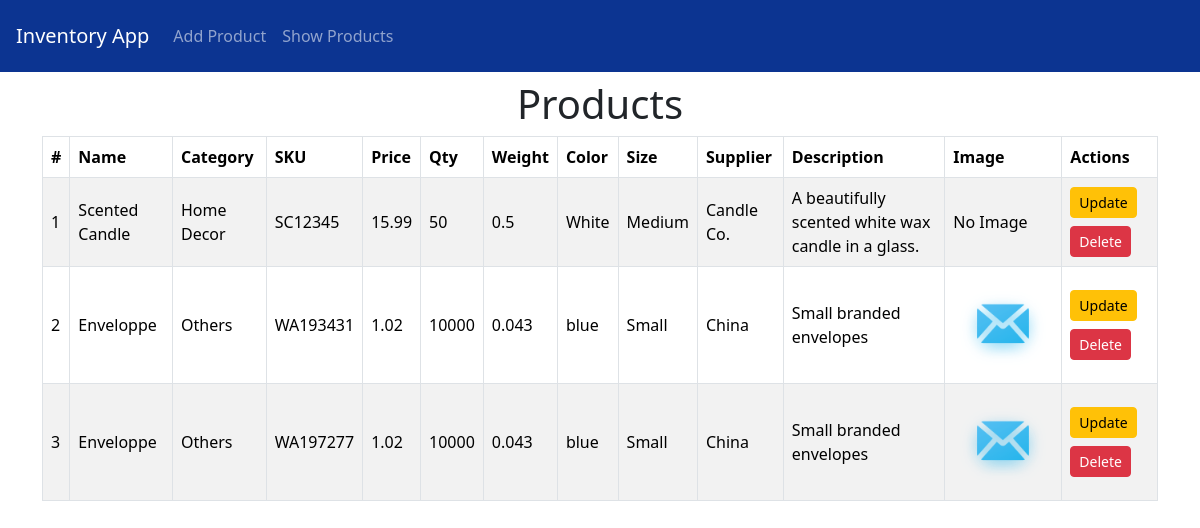
The page /list/ on the database as committed earlier.
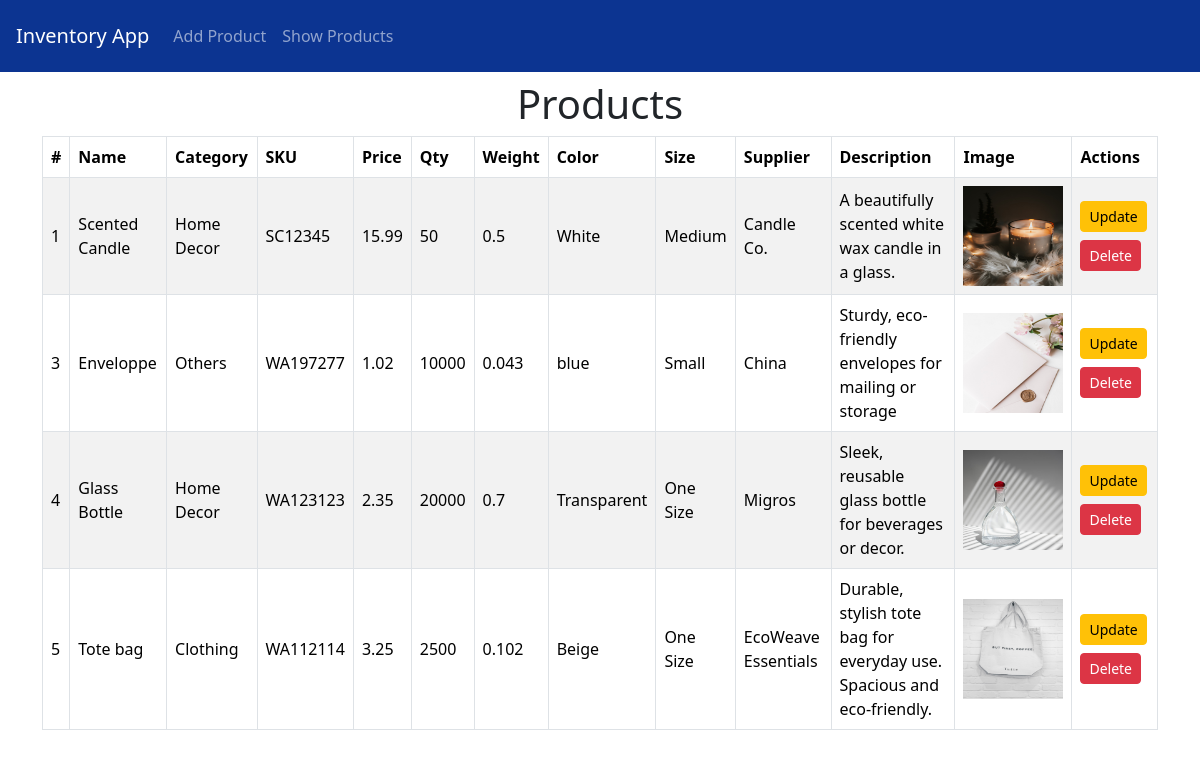
The same page on the database as committed later.
### InventoryApp/models.py (models this page shows, shortened)
class Product(models.Model):
    product_id = models.AutoField(primary_key=True)
    product_name = models.CharField(max_length=100)
    product_category = models.CharField(max_length=100)
    product_sku = models.CharField(max_length=50, unique=True)
    product_price = models.FloatField()
    product_quantity = models.IntegerField()
    product_weight = models.FloatField()
    product_color = models.CharField(max_length=100)
    product_size = models.CharField(max_length=50)
    product_supplier = models.CharField(max_length=300)
    product_description = models.TextField()
    product_image = models.ImageField(upload_to='product_images/')

### InventoryApp/views.py (the view)
# urls.py: path('list/', views.product_list_view, name='product_list'),
def product_list_view(request):
    products = Product.objects.all()
    return render(request, 'inventoryApp/product_list.html', {'products': products})

### InventoryApp/templates/InventoryApp/product_list.html (shortened to what this page needs)
{% extends "InventoryApp/layout.html" %}
{% block content %}
<h1 class="text-center">Products</h1>
<table class="table table-bordered table-striped">
    <thead class="thead-light">
        <tr>
            <th>#</th>
            <th>Name</th>
            <th>Category</th>
            <th>SKU</th>
            <th>Price</th>
            <th>Qty</th>
            <th>Weight</th>
            <th>Color</th>
            <th>Size</th>
            <th>Supplier</th>
            <th>Description</th>
            <th>Image</th>
            <th>Actions</th>
        </tr>
    </thead>
    <tbody>
        {% for product in products %}
        <tr>
            <td>{{ product.product_id }}</td>
            <td>{{ product.product_name }}</td>
            <td>{{ product.product_category }}</td>
            <td>{{ product.product_sku }}</td>
            <td>{{ product.product_price }}</td>
            <td>{{ product.product_quantity }}</td>
            <td>{{ product.product_weight }}</td>
            <td>{{ product.product_color }}</td>
            <td>{{ product.product_size }}</td>
            <td>{{ product.product_supplier }}</td>
            <td>{{ product.product_description }}</td>
            <td>
                {% if product.product_image %}
                <img src="{{ product.product_image.url }}" alt="Product Image" width="100" height="100">
                {% else %}
                No Image
                {% endif %}
            </td>
            <td>
                <a href="{% url 'product_update' product.product_id %}" class="btn btn-sm btn-warning mb-1">Update</a>
                <a href="{% url 'product_delete' product.product_id %}" class="btn btn-sm btn-danger mt-1">Delete</a>
            </td>
        </tr>
        {% endfor %}
</table>
{% endblock %}

### InventoryApp/templates/InventoryApp/layout.html (shortened to what this page needs)
<!DOCTYPE html>
<html lang="en">
<head>
    <link href="
https://cdn.jsdelivr.net/npm/bootstrap@5.3.3/dist/css/bootstrap.min.css
" rel="stylesheet">
</head>
<body>
    <nav class="navbar navbar-expand-lg navbar-dark fixed-top">
        <a href="{% url 'home' %}" class="navbar-brand">
            Inventory App
        </a>
        <div class="collapse navbar-collapse" id="navbarNav">
            <ul class="navbar-nav">
                <li class="nav-item">
                    <a href="{% url 'product_create' %}" class="nav-link">Add Product</a>
                </li>
                <li class="nav-item">
                    <a href="{% url 'product_list' %}" class="nav-link">Show Products</a>
                </li>
            </ul>
    </nav>
    <div class="container">
        {% block content %}
        {% endblock %}
</body>
</html>

### InventoryApp/templates/InventoryApp/layout.html (style rules this page uses)
body { padding-top: 3rem; }
.navbar { background-color:rgb(12, 52, 145); padding: 1rem; }
.navbar-brand, .navbar-link { color: #ffffff; }
.container { margin-top: 2rem; }
.table th, .table td { vertical-align: middle; }

Rows that differ between the two databases and show on the page:
removed Product: product_id "2", product_name "Enveloppe", product_category "Others", product_sku "WA193431", product_price "1.02", product_quantity "10000", product_weight "0.043", product_color "blue", product_size "Small", product_supplier "China", product_description "Small branded envelopes", product_image (picture)
changed Product "Scented Candle": product_image: picture added; no longer shows "No Image"
changed Product "Enveloppe": product_description "Small branded envelopes" → "Sturdy, eco-friendly envelopes for mailing or storage"; product_image: a different picture
added Product: product_id "4", product_name "Glass Bottle", product_category "Home Decor", product_sku "WA123123", product_price "2.35", product_quantity "20000", product_weight "0.7", product_color "Transparent", product_size "One Size", product_supplier "Migros", product_description "Sleek, reusable glass bottle for beverages or decor.", product_image (picture)
added Product: product_id "5", product_name "Tote bag", product_category "Clothing", product_sku "WA112114", product_price "3.25", product_quantity "2500", product_weight "0.102", product_color "Beige", product_size "One Size", product_supplier "EcoWeave Essentials", product_description "Durable, stylish tote bag for everyday use. Spacious and eco-friendly.", product_image (picture)
